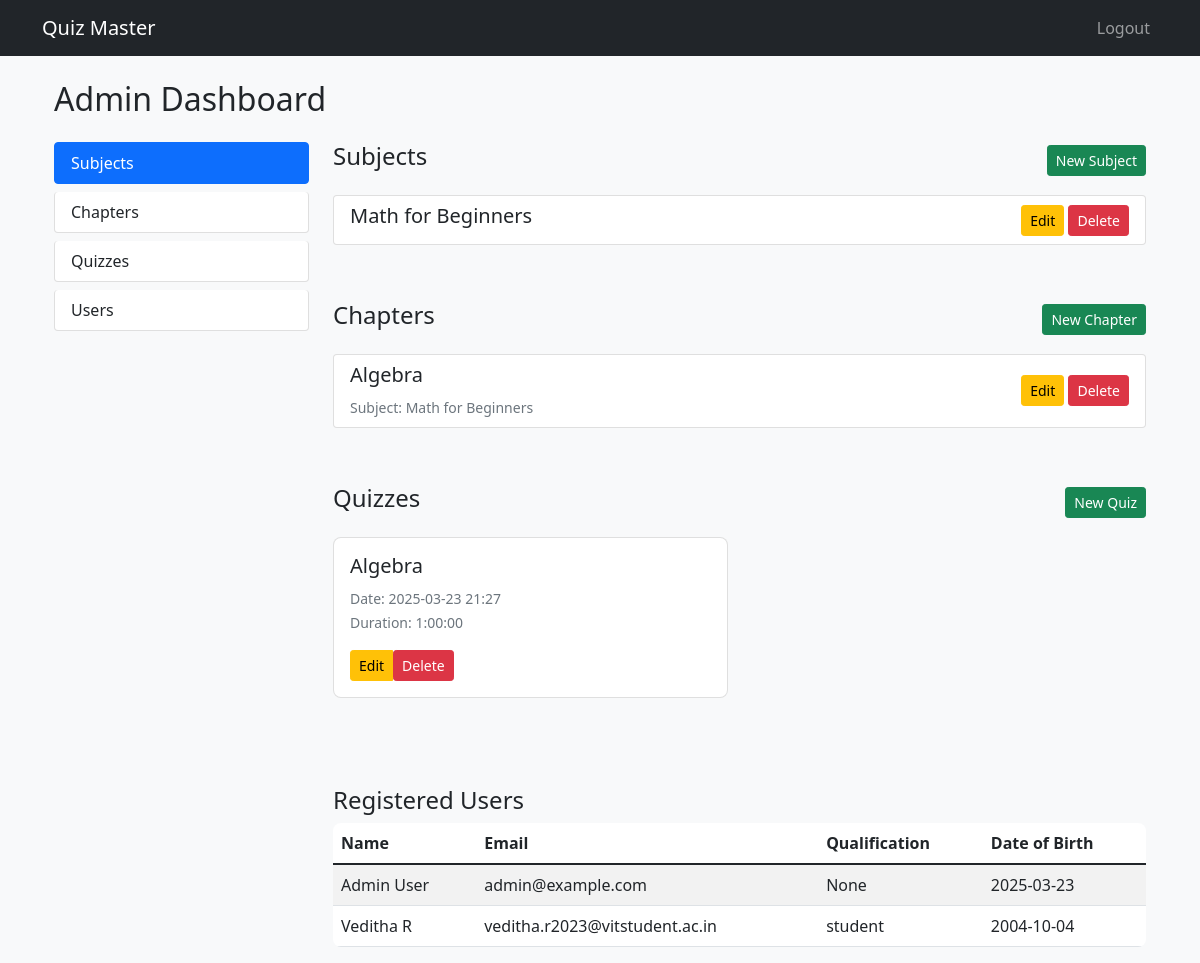
The page /admin/dashboard (signed in) on the database its author committed.
### app.py (models this page shows)
class Subject(db.Model):
    __tablename__ = 'subject'
    subject_id = db.Column(db.Integer, primary_key=True)
    name = db.Column(db.String(100), unique=True, nullable=False)
    description = db.Column(db.Text)
    chapters = db.relationship('Chapters', backref='subject', lazy=True)

class Chapters(db.Model):
    __tablename__ = 'chapters'
    chapter_id = db.Column(db.Integer, primary_key=True)
    name = db.Column(db.String(100), nullable=False)
    description = db.Column(db.Text)
    subject_id = db.Column(db.Integer, db.ForeignKey('subject.subject_id'), nullable=False)
    quizzes = db.relationship('Quiz', backref='chapter', lazy=True)

class Quiz(db.Model):
    __tablename__ = 'quiz'
    quiz_id = db.Column(db.Integer, primary_key=True)
    chapter_id = db.Column(db.Integer, db.ForeignKey('chapters.chapter_id'), nullable=False)
    date_of_quiz = db.Column(db.DateTime, nullable=False)
    time_duration = db.Column(db.Interval, nullable=False, default=timedelta(hours=1))
    remarks = db.Column(db.Text)
    questions = db.relationship('Questions', backref='quiz', lazy=True)
    scores = db.relationship('Scores', backref='quiz', lazy=True)

class Users(db.Model):
    __tablename__ = 'users'
    user_id = db.Column(db.Integer, primary_key=True)
    email = db.Column(db.String(120), unique=True, nullable=False)
    password = db.Column(db.String(255), nullable=False)
    fullname = db.Column(db.String(100), nullable=False)
    qualification = db.Column(db.String(100))
    dob = db.Column(db.Date, nullable=False)
    is_admin = db.Column(db.Boolean, default=False)
    scores = db.relationship('Scores', backref='user', lazy=True)

### app.py (the view)
@app.route('/admin/dashboard')
@login_required
@admin_required
def admin_dashboard():
    users = Users.query.all()
    subjects = Subject.query.all()
    chapters = Chapters.query.all()
    quizzes = Quiz.query.all()
    return render_template('admin_dashboard.html',
                         users=users,
                         subjects=subjects,
                         chapters=chapters,
                         quizzes=quizzes)

### app.py (called while the page is built)
def login_required(f):
    @wraps(f)
    def decorated(*args, **kwargs):
        if 'user_id' not in session:
            return redirect(url_for('login'))
        return f(*args, **kwargs)
    return decorated

def admin_required(f):
    @wraps(f)
    def decorated(*args, **kwargs):
        user = Users.query.get(session['user_id'])
        if not user or not user.is_admin:
            abort(403)
        return f(*args, **kwargs)
    return decorated

### templates/admin_dashboard.html (shortened to what this page needs)
{% extends "base.html" %}
{% block content %}
<div class="container-fluid mt-4">
    <h2 class="mb-4">Admin Dashboard</h2>
    <div class="row">
        <div class="col-md-3">
            <div class="list-group">
                <a href="#subjects" class="list-group-item list-group-item-action active">Subjects</a>
                <a href="#chapters" class="list-group-item list-group-item-action">Chapters</a>
                <a href="#quizzes" class="list-group-item list-group-item-action">Quizzes</a>
                <a href="#users" class="list-group-item list-group-item-action">Users</a>
            </div>
        </div>
        <div class="col-md-9">
            <div id="subjects" class="mb-5">
                <div class="d-flex justify-content-between align-items-center mb-3">
                    <h4>Subjects</h4>
                    <a href="{{ url_for('create_subject') }}" class="btn btn-success btn-sm">New Subject</a>
                </div>
                <div class="list-group">
                    {% for subject in subjects %}
                    <div class="list-group-item">
                        <div class="d-flex justify-content-between align-items-center">
                            <div>
                                <h5>{{ subject.name }}</h5>
                            </div>
                            <div>
                                <a href="{{ url_for('edit_subject', subject_id=subject.subject_id) }}"
                                   class="btn btn-warning btn-sm">Edit</a>
                                <form method="POST" action="{{ url_for('delete_subject', subject_id=subject.subject_id) }}"
                                      class="d-inline">
                                    <button type="submit" class="btn btn-danger btn-sm">Delete</button>
                                </form>
                            </div>
                        </div>
                    </div>
                    {% endfor %}
                </div>
            </div>
            <div id="chapters" class="mb-5">
                <div class="d-flex justify-content-between align-items-center mb-3">
                    <h4>Chapters</h4>
                    <a href="{{ url_for('create_chapter') }}" class="btn btn-success btn-sm">New Chapter</a>
                </div>
                <div class="list-group">
                    {% for chapter in chapters %}
                    <div class="list-group-item">
                        <div class="d-flex justify-content-between align-items-center">
                            <div>
                                <h5>{{ chapter.name }}</h5>
                                <small class="text-muted">Subject: {{ chapter.subject.name }}</small>
                            </div>
                            <div>
                                <a href="{{ url_for('edit_chapter', chapter_id=chapter.chapter_id) }}"
                                   class="btn btn-warning btn-sm">Edit</a>
                                <form method="POST" action="{{ url_for('delete_chapter', chapter_id=chapter.chapter_id) }}"
                                      class="d-inline">
                                    <button type="submit" class="btn btn-danger btn-sm">Delete</button>
                                </form>
                            </div>
                        </div>
                    </div>
                    {% endfor %}
                </div>
            </div>
            <div id="quizzes" class="mb-5">
                <div class="d-flex justify-content-between align-items-center mb-3">
                    <h4>Quizzes</h4>
                    <a href="{{ url_for('create_quiz') }}" class="btn btn-success btn-sm">New Quiz</a>
                </div>
                <div class="row">
                    {% for quiz in quizzes %}
                    <div class="col-md-6 mb-3">
                        <div class="card">
                            <div class="card-body">
                                <h5 class="card-title">{{ quiz.chapter.name }}</h5>
                                <p class="card-text">
                                    <small class="text-muted">
                                        Date: {{ quiz.date_of_quiz.strftime('%Y-%m-%d %H:%M') }}<br>
                                        Duration: {{ quiz.time_duration }}
                                    </small>
                                </p>
                                <div class="btn-group">
                                    <a href="{{ url_for('edit_quiz', quiz_id=quiz.quiz_id) }}"
                                       class="btn btn-warning btn-sm">Edit</a>
                                    <form method="POST" action="{{ url_for('delete_quiz', quiz_id=quiz.quiz_id) }}">
                                        <button type="submit" class="btn btn-danger btn-sm">Delete</button>
                                    </form>
                                </div>
                            </div>
                        </div>
                    </div>
                    {% endfor %}
                </div>
            </div>
            <div id="users">
                <h4>Registered Users</h4>
                <table class="table table-striped">
                    <thead>
                        <tr>
                            <th>Name</th>
                            <th>Email</th>
                            <th>Qualification</th>
                            <th>Date of Birth</th>
                        </tr>
                    </thead>
                    <tbody>
                        {% for user in users %}
                        <tr>
                            <td>{{ user.fullname }}</td>
                            <td>{{ user.email }}</td>
                            <td>{{ user.qualification }}</td>
                            <td>{{ user.dob.strftime('%Y-%m-%d') }}</td>
                        </tr>
                        {% endfor %}
                    </tbody>
                </table>
            </div>
        </div>
    </div>
</div>
{% endblock %}

### static/styles.css (style rules this page uses)
.card { margin-bottom: 1.5rem; border-radius: 0.5rem; }
.list-group-item { margin-bottom: 0.5rem; border-radius: 0.25rem; }
.table { background-color: white; border-radius: 0.5rem; overflow: hidden; }

### rows shown on the page
Subject: name "Math for Beginners"
Chapters: name "Algebra", subject.name "Math for Beginners"
Quiz: chapter.name "Algebra", date_of_quiz "2025-03-23 21:27", time_duration "1:00:00"
Users: fullname "Admin User", email "admin@example.com", qualification "None", dob "2025-03-23"
Users: fullname "Veditha R", email "veditha.r2023@vitstudent.ac.in", qualification "student", dob "2004-10-04"
